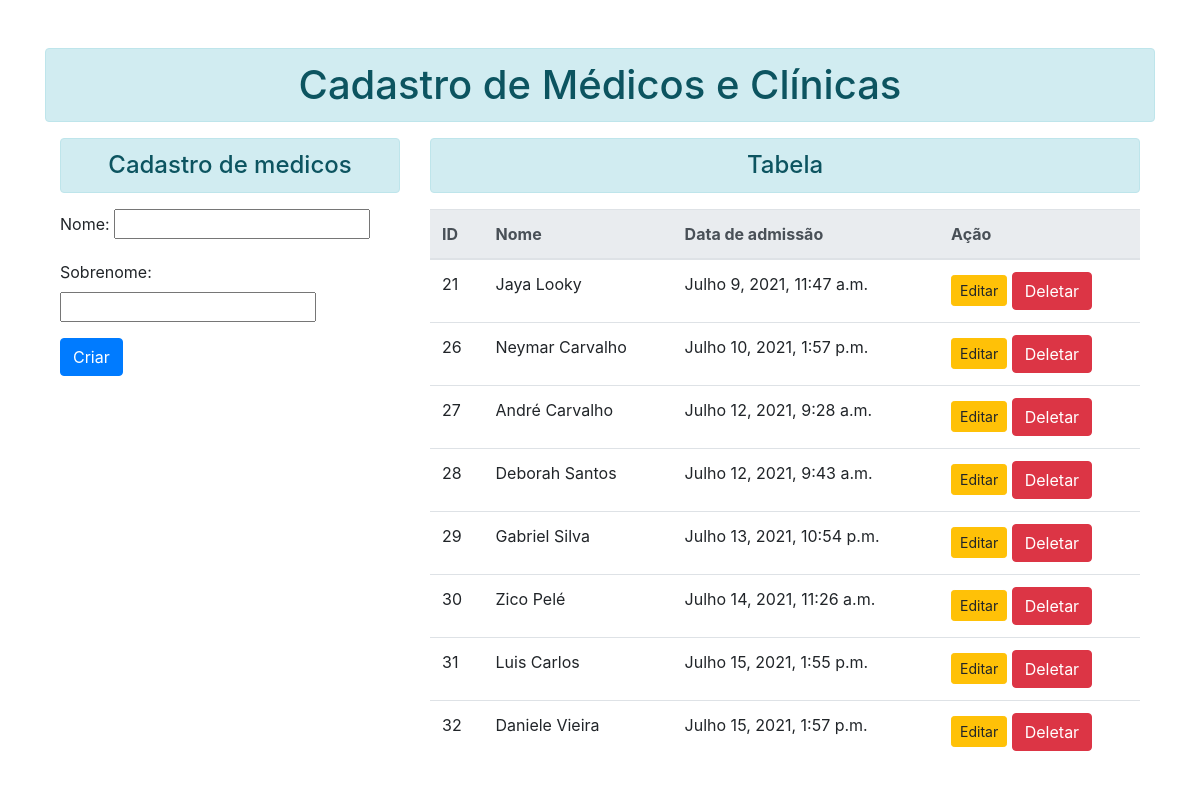
The page /cadastro-de-medico on the database its author committed.
### myapp/models.py (models this page shows, shortened)
class Medico(models.Model):
    nome = models.CharField(max_length=45, blank=False, null=False)
    sobrenome = models.CharField(max_length=30, blank=False, null=False)
    data_de_admissao = models.DateTimeField(auto_now_add=True)

### myapp/views.py (the view)
# urls.py: path('cadastro-de-medico', views.cadastro_de_medicos, name='cadastro-de-medico'),
def cadastro_de_medicos(request):
    listar = Medico.objects.all()
    if request.method == 'POST':
        form = MedicoForms(request.POST)
        if form.is_valid():
            form.save()
    else:
        form = MedicoForms()
    return render(request, 'html/cadastro.html', {'form': form, 'listar': listar})

### myapp/forms.py
class MedicoForms(forms.ModelForm):
    class Meta:
        model = Medico
        fields = ['nome','sobrenome']

### myapp/templates/html/cadastro.html (shortened to what this page needs)
{% extends "base.html" %}
{% block content %}
    <div class="container">
        <div class="row">
        <div class="col">
            <h4 class="text-center alert alert-info">Cadastro de medicos</h4>
            <form method="post">{% csrf_token %}
                <div class="form-group">
                {{form.as_p}}
                </div>
                <button type="submit" class="btn btn-primary">Criar</button>
            </form>
        </div>
    <div class="col-sm-8">
    <h4 class="text-center alert alert-info">Tabela</h4>
    {% if listar %}
    <div>
    <table class="table table-hover">
        <thead class="thead-light">
            <tr>
                <th scope='col'>ID</th>
                <th scope="col">Nome</th>
                <th scope="col">Data de admissão</th>
                <th scope="col">Ação</th>
            </tr>
            </thead>
            <tbody>
                {% for item in listar %}
                    <tr>
                    <td>{{item.id}}</td>
                    <td>{{item.nome}} {{item.sobrenome}}</td>
                    <td>{{item.data_de_admissao}}</td>
                    <td>
                        <a href="{% url 'editar' item.id%}"class="btn btn-warning btn-sm">Editar</a>
                        <form action="{% url 'deletar' item.id %}" method="post" class="d-inline">{% csrf_token %}
                            <input type="submit" class="btn btn-danger" value="Deletar">
                        </form>
                    </td>
                    </tr>
                {% endfor %}
            </tbody>
        </table>
      </div>
      {% endif %}
    </div>
    </div>
    </div>
{% endblock content %}

### rows shown on the page
Medico: id "21", nome "Jaya", sobrenome "Looky", data_de_admissao "Julho 9, 2021, 11:47 a.m."
Medico: id "26", nome "Neymar", sobrenome "Carvalho", data_de_admissao "Julho 10, 2021, 1:57 p.m."
Medico: id "27", nome "André", sobrenome "Carvalho", data_de_admissao "Julho 12, 2021, 9:28 a.m."
Medico: id "28", nome "Deborah", sobrenome "Santos", data_de_admissao "Julho 12, 2021, 9:43 a.m."
Medico: id "29", nome "Gabriel", sobrenome "Silva", data_de_admissao "Julho 13, 2021, 10:54 p.m."
Medico: id "30", nome "Zico", sobrenome "Pelé", data_de_admissao "Julho 14, 2021, 11:26 a.m."
Medico: id "31", nome "Luis", sobrenome "Carlos", data_de_admissao "Julho 15, 2021, 1:55 p.m."
Medico: id "32", nome "Daniele", sobrenome "Vieira", data_de_admissao "Julho 15, 2021, 1:57 p.m."
